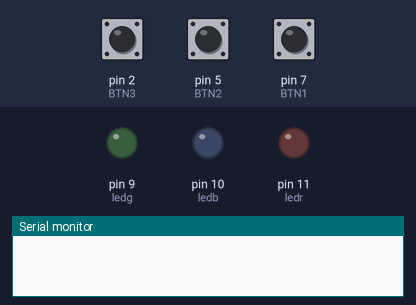
Recording of a sketch running on a simulated Arduino Uno, built with avr-gcc and run on an emulated ATmega328P. Shown: output pins drawn as LEDs (lit = HIGH), the last lines printed to the serial monitor. Dashed ring = blinking. The inputs (shaded band) are chosen by the test bench; at power-on: pin 2 (BTN3) LOW, pin 5 (BTN2) LOW, pin 7 (BTN1) LOW.

Above: at 1.2 s.
1.3 s: pin 2 (BTN3) pulled HIGH for 0.15 s
2.9 s: pin 2 (BTN3) pulsed HIGH 2 times (0.12 s each, 0.3 s apart)
At 3.77 s:
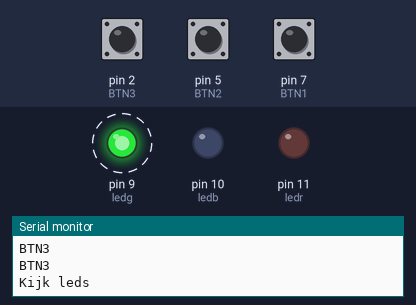
6.5 s: pin 5 (BTN2) pulsed HIGH 5 times (0.12 s each, 0.3 s apart)
At 7.67 s:
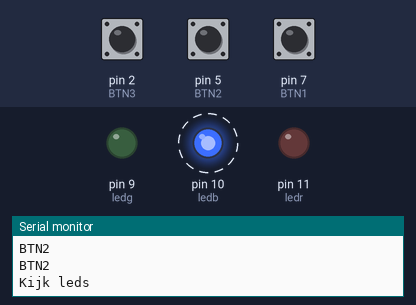
Timing chart, 0 to 10.5 s (numbered marks = the images above; inputs shaded):
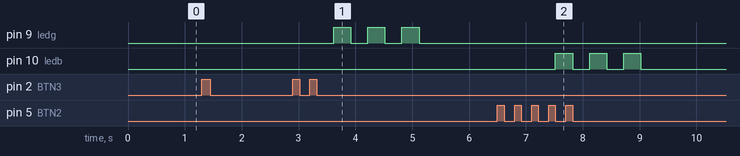

Measured:
- after the input at 2.9 s, pin 9 (ledg): alternates HIGH for 0.30 s and LOW for 0.30 s, 6 changes in all, then stays LOW, starting after 0.72 s
- after the input at 6.5 s, pin 10 (ledb): alternates HIGH for 0.30 s and LOW for 0.30 s, 6 changes in all, then stays LOW, starting after 1.0 s

The sketch:

12.1.2.ino
```cpp
const int BTN1 = 7; // Button 1
const int BTN2 = 5; // Button 2
const int BTN3 = 2; // Button 3

const int ledg = 9;  // Groene LED
const int ledb = 10; // Blauwe LED
const int ledr = 11; // Rode LED

const int arraySize = 3; // Aantal array values
int array[arraySize] = {0,0,0}; // Array
int count = 0; // Aantal button presses

void setup()
{
  Serial.begin(9600);

  // INPUTS
  pinMode(BTN3, INPUT);
  pinMode(BTN2, INPUT);
  pinMode(BTN1, INPUT);

  // OUTPUTS
  pinMode(ledg, OUTPUT);
  pinMode(ledb, OUTPUT);
  pinMode(ledr, OUTPUT);
}

void loop()
{

  // Button 3
  if (digitalRead(BTN3) == HIGH)
  {
    while (digitalRead(BTN3) == HIGH){}

    Serial.println("BTN3"); // Check of t werkt

    // Button 3 - array waarde
    array[count++] = ledg;
  }

  // Button 2
  if (digitalRead(BTN2) == HIGH)
  {
    while (digitalRead(BTN2) == HIGH){}

    Serial.println("BTN2"); // Check of t werkt

    // Button 2 - array waarde
    array[count++] = ledb;
  }

   // Button 1
  if (digitalRead(BTN1) == HIGH)
  {
    while (digitalRead(BTN1) == HIGH){}

    Serial.println("BTN1"); // Check of t werkt

    // Button 1 - array waarde
    array[count++] = ledr;
  }

  // 3 keer geklikt
  if (count == arraySize)
  {
    Serial.println("Kijk leds");

    for (count = 0; 3 > count; count++)
    {
      delay(300);
      digitalWrite(array[count], HIGH);
      delay(300);
      digitalWrite(array[count], LOW);
    }

    count = 0;
  }
}
```
